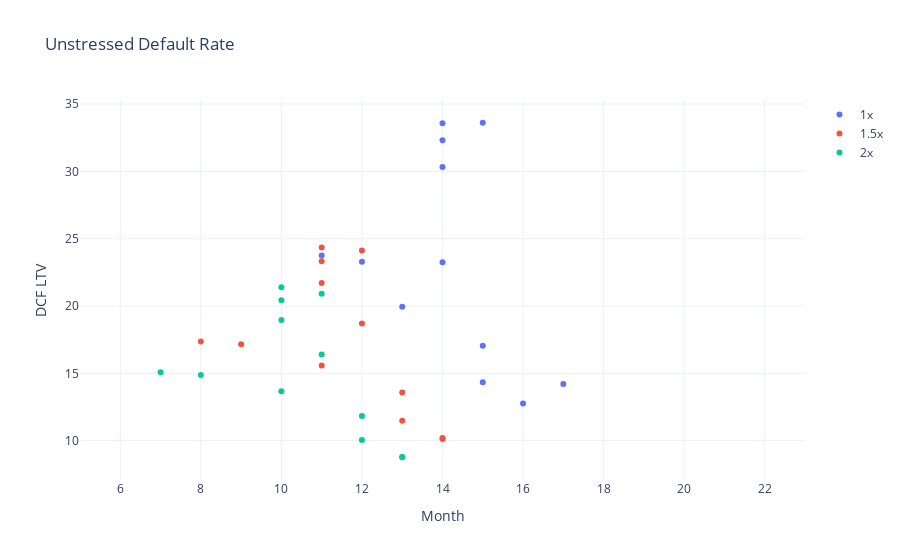

Write notebook code for a chart like this one.
### Code cell
fig1 = go.Figure([go.Scatter(name='1x', x=payback_results1['Payback Period (1)'], 
                            y=payback_results1['Payback Amount (1)'], mode='markers'),
                  go.Scatter(name='1.5x', x=payback_results1['Payback Period (1.5)'], 
                            y=payback_results1['Payback Amount (1.5)'], mode='markers'),
                 go.Scatter(name='2x', x=payback_results1['Payback Period (2)'], 
                            y=payback_results1['Payback Amount (2)'], mode='markers')
                ])

fig1.update_layout(title='Unstressed Default Rate')
fig1.update_layout(xaxis=dict(title='Month', range=[5, 23]), yaxis=dict(title='DCF LTV'))

fig2 = go.Figure([go.Scatter(name='1x', x=payback_results2['Payback Period (1)'], 
                            y=payback_results2['Payback Amount (1)'], mode='markers'),
                  go.Scatter(name='1.5x', x=payback_results2['Payback Period (1.5)'], 
                            y=payback_results2['Payback Amount (1.5)'], mode='markers'),
                 go.Scatter(name='2x', x=payback_results2['Payback Period (2)'], 
                            y=payback_results2['Payback Amount (2)'], mode='markers')
                ])

fig2.update_layout(title='+1% Default Rate')
fig2.update_layout(xaxis=dict(title='Month', range=[5, 23]), yaxis=dict(title='DCF LTV'))

fig1.show()
fig2.show()

### Figure 1 — Plotly figure (JSON) as saved in the notebook; plotly's stock layout.template omitted (floating-point values rounded to 4 significant figures)
{"data": [{"mode": "markers", "name": "1x", "type": "scatter", "x": [11, 12, 13, 15, 16, 17, 15, 14, 14, 14, 14, 15], "y": [23.75, 23.28, 19.94, 14.34, 12.75, 14.21, 17.04, 23.24, 33.57, 32.31, 30.32, 33.61]}, {"mode": "markers", "name": "1.5x", "type": "scatter", "x": [8, 9, 11, 13, 14, 14, 13, 12, 11, 11, 11, 12], "y": [17.36, 17.15, 15.58, 11.48, 10.13, 10.19, 13.57, 18.7, 24.35, 23.32, 21.71, 24.12]}, {"mode": "markers", "name": "2x", "type": "scatter", "x": [7, 8, 10, 12, 13, 13, 12, 11, 10, 10, 10, 11], "y": [15.08, 14.88, 13.67, 10.05, 8.766, 8.78, 11.83, 16.4, 21.38, 20.43, 18.96, 20.91]}], "layout": {"title": {"text": "Unstressed Default Rate"}, "xaxis": {"range": [5, 23], "title": {"text": "Month"}}, "yaxis": {"title": {"text": "DCF LTV"}}}}
